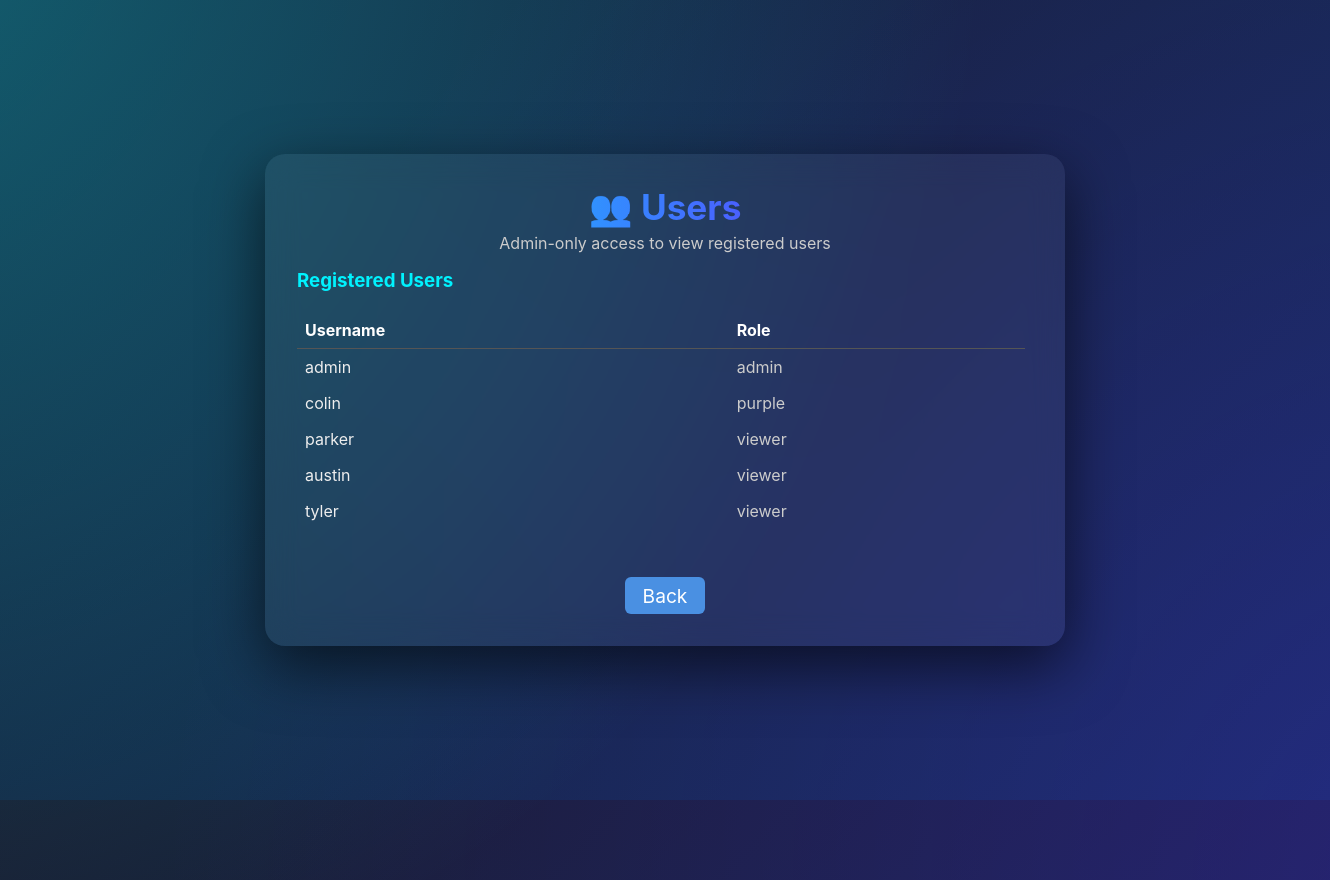
The page /users (signed in) on the database as committed earlier.
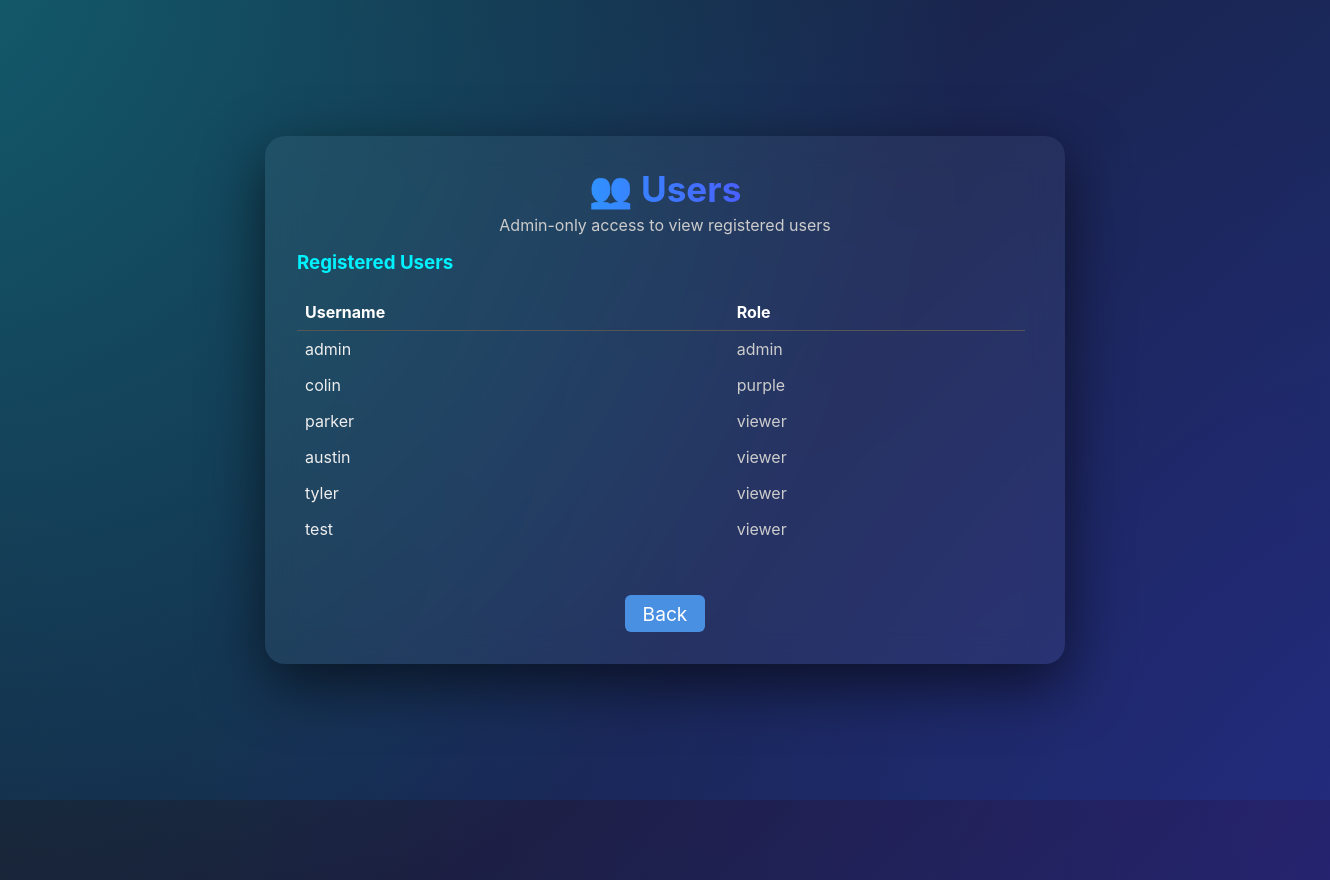
The same page on the database as committed later.
### tables this page shows
CREATE TABLE users (
                id INTEGER PRIMARY KEY,
                username TEXT UNIQUE,
                password TEXT,
                role TEXT
            , email TEXT);

### app.py (the view)
@app.route('/users', methods = ['GET'])
def users():
    if session.get('role') != 'admin':
        return redirect('/dashboard')
    with sqlite3.connect('database.db', check_same_thread=False) as conn:
        cur = conn.cursor()
        cur.execute('SELECT username, role FROM users')
        users = cur.fetchall()
    return render_template('users.html', users=users)

### templates/users.html (shortened to what this page needs)
<!DOCTYPE html>
<html lang="en">
<head>
  <link rel="stylesheet" href="{{ url_for('static', filename='messages.css') }}">
</head>
<body>
  <div class="background-glow"></div>
  <div class="board-wrapper">
    <header class="board-header">
      <h1>👥 Users</h1>
      <p>Admin-only access to view registered users</p>
    </header>
    <section class="message-feed" style="max-height: 300px; overflow-y: auto;">
      <h3 style="color: #00f2fe; margin-bottom: 0.5rem;">Registered Users</h3>
      <table style="width: 100%; border-collapse: collapse;">
        <thead>
          <tr style="border-bottom: 1px solid #555;">
            <th style="text-align: left; padding: 0.5rem;">Username</th>
            <th style="text-align: left; padding: 0.5rem;">Role</th>
          </tr>
        </thead>
        <tbody>
          {% for u in users %}
          <tr>
            <td style="padding: 0.5rem; color: #eee;">{{ u[0] }}</td>
            <td style="padding: 0.5rem; color: #ccc;">{{ u[1] }}</td>
          </tr>
          {% endfor %}
        </tbody>
      </table>
    </section>
    <footer class="footer-nav" style="margin-top: 2rem;">
      <a href="/access">Back</a>
    </footer>
  </div>
</body>
</html>

### static/messages.css (style rules this page uses)
* { margin: 0; padding: 0; box-sizing: border-box; }
body { font-family: 'Inter', sans-serif; background: linear-gradient(135deg, #1a1a2e, #0f3460); color: #fff; height: 100vh; display: flex; justify-content: center; align-items: center; overflow: hidden; position: relative; }
.background-glow { position: absolute; width: 120%; height: 120%; background: radial-gradient(circle at top left, #00f2fe55, transparent 60%), radial-gradient(circle at bottom right, #7a00ff33, transparent 70%); z-index: 0; }
.board-wrapper { position: relative; z-index: 10; width: 95%; max-width: 800px; background: rgba(255, 255, 255, 0.05); backdrop-filter: blur(16px); border-radius: 20px; box-shadow: 0 20px 60px rgba(0, 0, 0, 0.6); padding: 2rem; display: flex; flex-direction: column; gap: 1rem; max-height: 90vh; overflow: hidden; }
.board-header { text-align: center; }
.board-header h1 { font-size: 2.2rem; background: linear-gradient(to right, #00f2fe, #7a00ff); -webkit-background-clip: text; background-clip: text; -webkit-text-fill-color: transparent; }
.board-header p { color: #ccc; font-size: 1rem; margin-top: 0.25rem; }
.message-feed { flex: 1; overflow-y: auto; display: flex; flex-direction: column; gap: 0.75rem; padding-right: 0.5rem; scroll-behavior: smooth; }
.footer-nav { text-align: center; margin-top: 1rem; }
.footer-nav a { display: inline-block; background-color: #4A90E2; color: white; font-size: 1.2rem; padding: 0.41rem 1.1rem; border-radius: 6px; text-decoration: none; transition: background-color 0.3s ease; }

Rows that differ between the two databases and show on the page:
added users: username "test", role "viewer"
